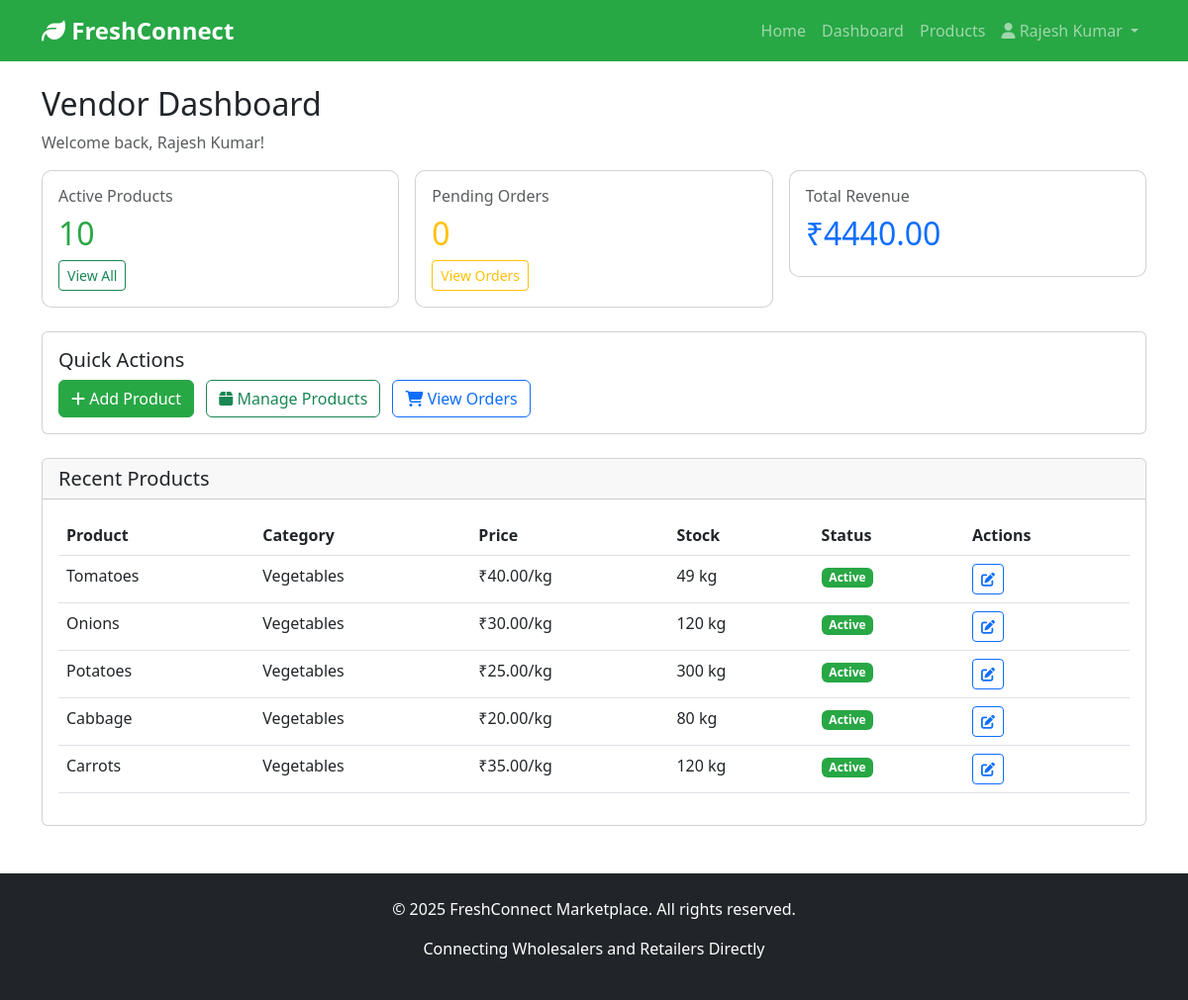
/vendor/dashboard (signed in), run on the app's committed database.
### app/models.py (models this page shows, shortened)
class User(UserMixin, db.Model):
    __tablename__ = 'users'
    id = db.Column(db.Integer, primary_key=True)
    name = db.Column(db.String(100), nullable=False)
    email = db.Column(db.String(120), unique=True, nullable=False, index=True)
    password_hash = db.Column(db.String(255), nullable=False)
    user_type = db.Column(db.String(20), nullable=False)  # admin, vendor, retailer, company, driver
    business_name = db.Column(db.String(200))
    phone = db.Column(db.String(20))
    address = db.Column(db.Text)
    city = db.Column(db.String(100))
    state = db.Column(db.String(100))
    pincode = db.Column(db.String(10))
    company_name = db.Column(db.String(200))
    gst_number = db.Column(db.String(50))
    brand_name = db.Column(db.String(100))
    is_active = db.Column(db.Boolean, default=True)
    is_verified = db.Column(db.Boolean, default=False)
    created_at = db.Column(db.DateTime, default=datetime.utcnow)
    products = db.relationship('Product', backref='vendor', lazy='dynamic', foreign_keys='Product.vendor_id')
    orders_as_retailer = db.relationship('Order', backref='retailer', lazy='dynamic', foreign_keys='Order.retailer_id')
    credit = db.relationship('RetailerCredit', backref='retailer', uselist=False)

class Product(db.Model):
    __tablename__ = 'products'
    id = db.Column(db.Integer, primary_key=True)
    vendor_id = db.Column(db.Integer, db.ForeignKey('users.id'), nullable=False)
    product_name = db.Column(db.String(200), nullable=False)
    category = db.Column(db.String(100), nullable=False)
    description = db.Column(db.Text)
    price = db.Column(db.Float, nullable=False)
    quantity = db.Column(db.Integer, nullable=False)
    unit = db.Column(db.String(50), nullable=False)  # kg, liter, piece, etc.
    moq_enabled = db.Column(db.Boolean, default=False)
    moq_type = db.Column(db.String(20))  # quantity, weight, both
    minimum_quantity = db.Column(db.Integer)
    minimum_weight = db.Column(db.Float)
    expiry_date = db.Column(db.Date)
    image_filename = db.Column(db.String(255))
    is_emergency = db.Column(db.Boolean, default=False)
    discount_percentage = db.Column(db.Float, default=0)
    is_active = db.Column(db.Boolean, default=True)
    created_at = db.Column(db.DateTime, default=datetime.utcnow)
    updated_at = db.Column(db.DateTime, default=datetime.utcnow, onupdate=datetime.utcnow)
    order_items = db.relationship('OrderItem', backref='product', lazy='dynamic')

### app/routes/vendor.py (the view)
@vendor_bp.route('/dashboard')
@login_required
@vendor_required
def dashboard():
    products = Product.query.filter_by(vendor_id=current_user.id).all()
    active_products = [p for p in products if p.is_active]
    orders = db.session.query(Order).join(OrderItem).join(Product).filter(
        Product.vendor_id == current_user.id
    ).distinct().all()
    pending_orders = [o for o in orders if o.status == 'pending']
    total_revenue = sum(item.subtotal for order in orders if order.payment_status == 'paid'
                       for item in order.items if item.product.vendor_id == current_user.id)
    return render_template('vendor/dashboard.html',
                         products=products,
                         active_product_count=len(active_products),
                         pending_order_count=len(pending_orders),
                         total_revenue=total_revenue)

### app/templates/vendor/dashboard.html (shortened to what this page needs)
{% extends "base.html" %}
{% block content %}
<div class="container mt-4">
    <div class="row">
        <div class="col-12">
            <h2>Vendor Dashboard</h2>
            <p class="text-muted">Welcome back, {{ current_user.name }}!</p>
        </div>
    </div>
    <div class="row g-3 mb-4">
        <div class="col-md-4">
            <div class="card stats-card">
                <div class="card-body">
                    <h6 class="text-muted">Active Products</h6>
                    <h2 class="text-success">{{ active_product_count }}</h2>
                    <a href="{{ url_for('vendor.products') }}" class="btn btn-sm btn-outline-success">View All</a>
                </div>
            </div>
        </div>
        <div class="col-md-4">
            <div class="card stats-card">
                <div class="card-body">
                    <h6 class="text-muted">Pending Orders</h6>
                    <h2 class="text-warning">{{ pending_order_count }}</h2>
                    <a href="{{ url_for('vendor.orders') }}" class="btn btn-sm btn-outline-warning">View Orders</a>
                </div>
            </div>
        </div>
        <div class="col-md-4">
            <div class="card stats-card">
                <div class="card-body">
                    <h6 class="text-muted">Total Revenue</h6>
                    <h2 class="text-primary">₹{{ "%.2f"|format(total_revenue) }}</h2>
                </div>
            </div>
        </div>
    </div>
    <div class="row mb-4">
        <div class="col-12">
            <div class="card">
                <div class="card-body">
                    <h5 class="card-title">Quick Actions</h5>
                    <a href="{{ url_for('vendor.add_product') }}" class="btn btn-success me-2">
                        <i class="fas fa-plus"></i> Add Product
                    </a>
                    <a href="{{ url_for('vendor.products') }}" class="btn btn-outline-success me-2">
                        <i class="fas fa-box"></i> Manage Products
                    </a>
                    <a href="{{ url_for('vendor.orders') }}" class="btn btn-outline-primary">
                        <i class="fas fa-shopping-cart"></i> View Orders
                    </a>
                </div>
            </div>
        </div>
    </div>
    <div class="row">
        <div class="col-12">
            <div class="card">
                <div class="card-header">
                    <h5 class="mb-0">Recent Products</h5>
                </div>
                <div class="card-body">
                    {% if products %}
                    <div class="table-responsive">
                        <table class="table table-hover">
                            <thead>
                                <tr>
                                    <th>Product</th>
                                    <th>Category</th>
                                    <th>Price</th>
                                    <th>Stock</th>
                                    <th>Status</th>
                                    <th>Actions</th>
                                </tr>
                            </thead>
                            <tbody>
                                {% for product in products[:5] %}
                                <tr>
                                    <td>{{ product.product_name }}</td>
                                    <td>{{ product.category }}</td>
                                    <td>₹{{ "%.2f"|format(product.price) }}/{{ product.unit }}</td>
                                    <td>{{ product.quantity }} {{ product.unit }}</td>
                                    <td>
                                        {% if product.is_active %}
                                        <span class="badge bg-success">Active</span>
                                        {% else %}
                                        <span class="badge bg-secondary">Inactive</span>
                                        {% endif %}
                                    </td>
                                    <td>
                                        <a href="{{ url_for('vendor.edit_product', product_id=product.id) }}" class="btn btn-sm btn-outline-primary">
                                            <i class="fas fa-edit"></i>
                                        </a>
                                    </td>
                                </tr>
                                {% endfor %}
                            </tbody>
                        </table>
                    </div>
                    {% else %}
                    <p class="text-muted">No products yet. <a href="{{ url_for('vendor.add_product') }}">Add your first product</a></p>
                    {% endif %}
                </div>
            </div>
        </div>
    </div>
</div>
{% endblock %}

### app/templates/base.html (shortened to what this page needs)
<!DOCTYPE html>
<html lang="en">
<head>
    <link href="https://cdn.jsdelivr.net/npm/bootstrap@5.3.0/dist/css/bootstrap.min.css" rel="stylesheet">
    <link rel="stylesheet" href="https://cdnjs.cloudflare.com/ajax/libs/font-awesome/6.4.0/css/all.min.css">
    <link rel="stylesheet" href="{{ url_for('static', filename='css/style.css') }}">
</head>
<body>
    <nav class="navbar navbar-expand-lg navbar-dark bg-success">
        <div class="container">
            <a class="navbar-brand" href="{{ url_for('main.index') }}">
                <i class="fas fa-leaf"></i> FreshConnect
            </a>
            <div class="collapse navbar-collapse" id="navbarNav">
                <ul class="navbar-nav ms-auto">
                    <li class="nav-item">
                        <a class="nav-link" href="{{ url_for('main.index') }}">Home</a>
                    </li>
                    {% if current_user.is_authenticated %}
                        {% if current_user.user_type == 'admin' %}
                            <li class="nav-item">
                                <a class="nav-link" href="{{ url_for('admin.dashboard') }}">Dashboard</a>
                            </li>
                        {% elif current_user.user_type == 'vendor' %}
                            <li class="nav-item">
                                <a class="nav-link" href="{{ url_for('vendor.dashboard') }}">Dashboard</a>
                            </li>
                            <li class="nav-item">
                                <a class="nav-link" href="{{ url_for('vendor.products') }}">Products</a>
                            </li>
                        {% endif %}
                        <li class="nav-item dropdown">
                            <a class="nav-link dropdown-toggle" href="#" role="button" data-bs-toggle="dropdown">
                                <i class="fas fa-user"></i> {{ current_user.name }}
                            </a>
                        </li>
                    {% endif %}
                </ul>
            </div>
        </div>
    </nav>
    <main>
        {% block content %}{% endblock %}
    </main>
    <footer class="bg-dark text-white mt-5 py-4">
        <div class="container text-center">
            <p>&copy; 2025 FreshConnect Marketplace. All rights reserved.</p>
            <p>Connecting Wholesalers and Retailers Directly</p>
        </div>
    </footer>
</body>
</html>

### app/static/css/style.css (style rules this page uses)
body { min-height: 100vh; display: flex; flex-direction: column; }
main { flex: 1; }
.navbar-brand { font-weight: bold; font-size: 1.5rem; }
.card { transition: transform 0.2s; }
.btn-success { background-color: #28a745; border-color: #28a745; }
.bg-success { background-color: #28a745 !important; }
.text-success { color: #28a745 !important; }
.stats-card { border-radius: 10px; transition: all 0.3s; }
footer { margin-top: auto; }

### data on the page
User: name "Rajesh Kumar"
Product: product_name "Tomatoes", category "Vegetables", price "40.00", unit "kg", quantity "49", is_active "Active"
Product: product_name "Onions", category "Vegetables", price "30.00", unit "kg", quantity "120", is_active "Active"
Product: product_name "Potatoes", category "Vegetables", price "25.00", unit "kg", quantity "300", is_active "Active"
Product: product_name "Cabbage", category "Vegetables", price "20.00", unit "kg", quantity "80", is_active "Active"
Product: product_name "Carrots", category "Vegetables", price "35.00", unit "kg", quantity "120", is_active "Active"

### other printed values
{{ active_product_count }} "10"
{{ pending_order_count }} "0"
{{ "%.2f"|format(total_revenue) }} "4440.00"
